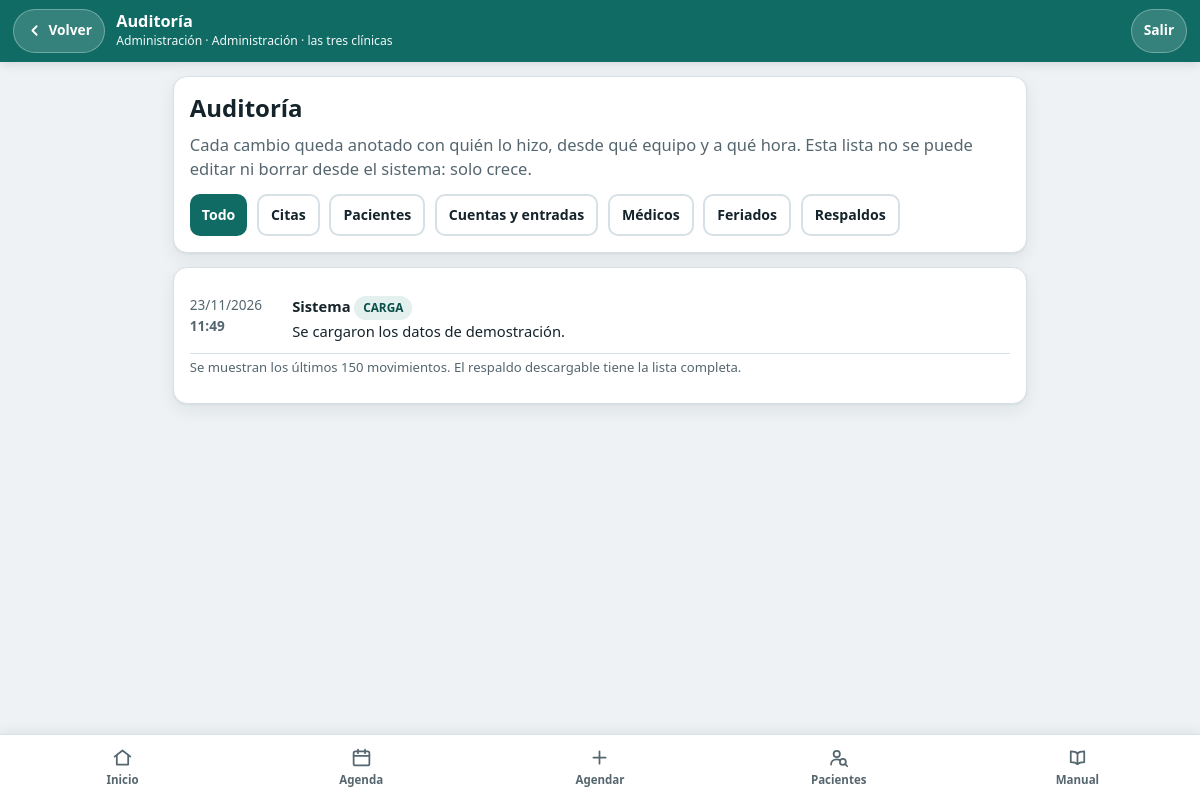
Screenshot of /clinagenda-citas-medicas/auditoria.php (signed in) with the database file from the repository.
### tables this page shows
CREATE TABLE usuarios (
  id INT AUTO_INCREMENT PRIMARY KEY,
  nombre VARCHAR(120) NOT NULL,
  usuario VARCHAR(40) NOT NULL UNIQUE,
  clave_hash VARCHAR(255) NOT NULL,
  rol ENUM('admin','doctora','recepcion') NOT NULL,
  clinica_id INT NULL,                     
  modo_simple TINYINT(1) NOT NULL DEFAULT 0,   
  activo TINYINT(1) NOT NULL DEFAULT 1,
  FOREIGN KEY (clinica_id) REFERENCES clinicas(id)
);

CREATE TABLE auditoria (
  id BIGINT AUTO_INCREMENT PRIMARY KEY,
  usuario_id INT NULL,
  usuario_nombre VARCHAR(120) NOT NULL,
  accion  VARCHAR(40) NOT NULL,            
  entidad VARCHAR(40) NOT NULL,            
  entidad_id INT NULL,
  detalle VARCHAR(255) NOT NULL,           
  antes   JSON NULL,
  despues JSON NULL,
  ip VARCHAR(45) NULL,
  creado_en DATETIME NOT NULL DEFAULT CURRENT_TIMESTAMP,
  KEY ix_entidad (entidad, entidad_id),
  KEY ix_fecha (creado_en)
);

### clinagenda-citas-medicas/lib/auth.php (called while the page is built, shortened)
<?php
require_once __DIR__ . '/db.php';
require_once __DIR__ . '/validacion.php';
require_once __DIR__ . '/auditoria.php';
require_once __DIR__ . '/agenda.php';
require_once __DIR__ . '/plantilla.php';
function usuario_actual(): ?array
{
    static $cache = [];
    $id = (int)($_SESSION['uid'] ?? 0);
    if (!array_key_exists($id, $cache)) {
        $u = fila('SELECT * FROM usuarios WHERE id = ? AND activo = 1', [$id]);
        $cache[$id] = $u;
    }
    return $cache[$id];
}
function modo_simple(): bool
{
    return !empty(usuario_actual()['modo_simple']);
}
function permisos_de(string $rol): array
{
    $recepcion = ['ver_agenda', 'agendar', 'cancelar', 'marcar_estado',
                  'ver_pacientes', 'crear_paciente', 'editar_paciente'];
    $doctora   = array_merge($recepcion, ['ver_todas_las_clinicas', 'ver_motivo', 'ver_auditoria', 'respaldo']);
    $admin     = array_merge($doctora, ['gestionar_usuarios', 'gestionar_catalogos']);
    return ['recepcion' => $recepcion, 'doctora' => $doctora, 'admin' => $admin][$rol] ?? [];
}
function puede(string $accion): bool
{
    $u = usuario_actual();
    return $u !== null && in_array($accion, permisos_de($u['rol']), true);
}
function exigir_login(): void
{
    if (usuario_actual()) return;
}
function exigir(string $accion): void
{
    exigir_login();
    if (puede($accion)) return;
    ?>
    <?php
    exit;
}

### clinagenda-citas-medicas/lib/db.php (called while the page is built, shortened)
<?php
function config(): array
{
    static $c = null;
    if ($c === null) {
        $local = __DIR__ . '/../config/local.php';
        $c = require (is_file($local) ? $local : __DIR__ . '/../config/local.example.php');
    }
    return $c;
}
function db(): PDO
{
    static $pdo = null;
    if ($pdo) return $pdo;
    $c = config();
    $pdo = new PDO(
        "mysql:host={$c['host']};port={$c['puerto']};charset=utf8mb4",
        $c['usuario'],
        $c['clave'],
        [
            PDO::ATTR_ERRMODE            => PDO::ERRMODE_EXCEPTION,
            PDO::ATTR_DEFAULT_FETCH_MODE => PDO::FETCH_ASSOC,
            PDO::ATTR_EMULATE_PREPARES   => false,
        ]
    );
    $pdo->exec("SET time_zone = '-05:00'");
    require_once __DIR__ . '/instalador.php';
    instalar_si_hace_falta($pdo, $c['base']);
    $pdo->exec('USE `' . $c['base'] . '`');
    return $pdo;
}
function consulta(string $sql, array $parametros = []): PDOStatement
{
    $s = db()->prepare($sql);
    $s->execute($parametros);
    return $s;
}
function fila(string $sql, array $parametros = []): ?array
{
    $r = consulta($sql, $parametros)->fetch();
    return $r === false ? null : $r;
}
function filas(string $sql, array $parametros = []): array
{
    return consulta($sql, $parametros)->fetchAll();
}

### clinagenda-citas-medicas/config/local.example.php (called while the page is built)
<?php
return [
    'host'    => '127.0.0.1',
    'puerto'  => 3306,
    'base'    => 'clinagenda',
    'usuario' => 'root',
    'clave'   => '',
];

### clinagenda-citas-medicas/lib/instalador.php (called while the page is built, shortened)
<?php
function instalar_si_hace_falta(PDO $pdo, string $base): void
{
    if (tabla_citas_existe($pdo, $base)) return;
    $pdo->query("SELECT GET_LOCK('clinagenda_instalar', 30)");
    try {
        if (tabla_citas_existe($pdo, $base)) return;
        $s = $pdo->prepare('SELECT COUNT(*) FROM information_schema.tables WHERE table_schema = ?');
        $s->execute([$base]);
        $pdo->exec("CREATE DATABASE IF NOT EXISTS `$base` CHARACTER SET utf8mb4 COLLATE utf8mb4_unicode_ci");
        $pdo->exec("USE `$base`");
        try {
            foreach (['01_esquema.sql', '02_datos_demo.sql'] as $archivo) {
                foreach (sentencias_sql((string)file_get_contents(__DIR__ . '/../sql/' . $archivo)) as $sentencia) {
                    $pdo->exec($sentencia);
                }
            }
        } catch (Throwable $e) {
            $pdo->exec("DROP DATABASE `$base`");
            throw $e;
        }
    } finally {
        $pdo->query("SELECT RELEASE_LOCK('clinagenda_instalar')");
    }
}
function tabla_citas_existe(PDO $pdo, string $base): bool
{
    $s = $pdo->prepare('SELECT COUNT(*) FROM information_schema.tables WHERE table_schema = ? AND table_name = ?');
    $s->execute([$base, 'citas']);
    return (int)$s->fetchColumn() > 0;
}
function sentencias_sql(string $sql): array
{
    $sinComentarios = (string)preg_replace('/^\s*--.*$/m', '', $sql);
    $partes = preg_split('/;\s*$/m', $sinComentarios) ?: [];
    return array_values(array_filter(array_map('trim', $partes),
        fn($s) => $s !== '' && !preg_match('/^(CREATE DATABASE|USE)\b/i', $s)));
}

### clinagenda-citas-medicas/lib/validacion.php (called while the page is built, shortened)
<?php
function h(?string $s): string
{
    return htmlspecialchars((string)$s, ENT_QUOTES | ENT_SUBSTITUTE, 'UTF-8');
}

### clinagenda-citas-medicas/lib/auditoria.php (called while the page is built, shortened)
<?php
function auditoria_listar(int $limite = 150, string $entidad = ''): array
{
    $limite = max(1, min($limite, 500));
    return filas("SELECT * FROM auditoria ORDER BY id DESC LIMIT $limite");
}

### clinagenda-citas-medicas/auditoria.php (the view, shortened to what this page needs)
<?php
require __DIR__ . '/lib/auth.php';
exigir('ver_auditoria');
$filtros = ['' => 'Todo', 'citas' => 'Citas', 'pacientes' => 'Pacientes', 'usuarios' => 'Cuentas y entradas',
            'medicos' => 'Médicos', 'feriados' => 'Feriados', 'sistema' => 'Respaldos'];
$entidad = (string)($_GET['ver'] ?? '');
$lineas  = auditoria_listar(150, $entidad);
cabecera('Auditoría', ['volver' => 'inicio.php']);
?>
<div class="tarjeta">
  <h1>Auditoría</h1>
  <p class="suave">Cada cambio queda anotado con quién lo hizo, desde qué equipo y a qué hora.
     Esta lista no se puede editar ni borrar desde el sistema: solo crece.</p>
  <nav class="fila" aria-label="Filtrar">
    <?php foreach ($filtros as $k => $t): ?>
      <a class="btn chico <?= $entidad === $k ? '' : 'gris' ?>" href="auditoria.php<?= $k ? '?ver=' . $k : '' ?>"><?= h($t) ?></a>
    <?php endforeach; ?>
  </nav>
</div>
<div class="tarjeta">
  <?php if (!$lineas): ?>
    <p class="suave sin-margen">Todavía no hay movimientos de este tipo.</p>
  <?php else: ?>
    <?php foreach ($lineas as $l): ?>
      <div class="linea-rastro">
        <div class="cuando"><?= h(date('d/m/Y', strtotime($l['creado_en']))) ?><br><strong><?= h(date('H:i', strtotime($l['creado_en']))) ?></strong></div>
        <div class="que">
          <strong><?= h($l['usuario_nombre']) ?></strong> <span class="etq agendada"><?= h(str_replace('_', ' ', $l['accion'])) ?></span><br>
          <?= h($l['detalle']) ?>
        </div>
      </div>
    <?php endforeach; ?>
    <p class="ayuda-campo">Se muestran los últimos 150 movimientos. El respaldo descargable tiene la lista completa.</p>
  <?php endif; ?>
</div>
<?php pie(['activo' => 'auditoria']); ?>

### clinagenda-citas-medicas/lib/plantilla.php (shortened to what this page needs)
<?php
function cabecera(string $titulo, array $op = []): void
{
    $u      = usuario_actual();
    $volver = $op['volver'] ?? null;
    $sinNav = $op['sin_nav'] ?? false;
    $lugar  = '';
    if ($u) {
        $lugar = $u['clinica_id'] ? (clinica((int)$u['clinica_id'])['nombre'] ?? '') : 'las tres clínicas';
        $lugar = NOMBRE_ROL[$u['rol']] . ' · ' . $lugar;
    }
    ?><!DOCTYPE html>
<html lang="es">
<head>
<link rel="stylesheet" href="assets/estilos.css">
</head>
<body class="<?= modo_simple() ? 'simple' : '' ?>">
<?php if ($u): ?>
<header class="barra">
  <?php if ($volver): ?>
    <a class="btn-volver" href="<?= h($volver) ?>">
      <svg viewBox="0 0 24 24" aria-hidden="true"><path d="M15 18l-6-6 6-6"/></svg>
      <span>Volver</span>
    </a>
  <?php endif; ?>
  <div class="barra-tit">
    <strong><?= h($titulo) ?></strong>
    <small><?= h($u['nombre']) ?> · <?= h($lugar) ?></small>
  </div>
  <a class="btn-salir" href="salir.php">Salir</a>
</header>
<?php endif; ?>
<main class="<?= $sinNav ? 'sin-nav' : '' ?>">
<?php
}
function icono(string $nombre): string
{
    return '<svg viewBox="0 0 24 24" aria-hidden="true">' . (ICONOS[$nombre] ?? '') . '</svg>';
}
function pie(array $op = []): void
{
    $u      = usuario_actual();
    $sinNav = $op['sin_nav'] ?? false;
    $actual = $op['activo'] ?? '';
    $enlaces = modo_simple()
        ? ['inicio' => 'Inicio', 'manual' => 'Manual de uso']
        : ['inicio' => 'Inicio', 'agenda' => 'Agenda', 'agendar' => 'Agendar', 'pacientes' => 'Pacientes', 'manual' => 'Manual'];
    $iconoDe = ['agendar' => 'mas'];
    ?>
</main>
<?php if ($u && !$sinNav): ?>
<nav class="<?= modo_simple() ? 'nav-simple' : 'nav' ?> no-imprimir" aria-label="Secciones">
  <?php foreach ($enlaces as $pagina => $texto): ?>
    <a href="<?= $pagina ?>.php" <?= $actual === $pagina ? 'aria-current="page"' : '' ?>>
      <?= icono($iconoDe[$pagina] ?? $pagina) ?><span><?= h($texto) ?></span></a>
  <?php endforeach; ?>
</nav>
<?php endif; ?>
</body>
</html>
<?php
}
    ?>

### clinagenda-citas-medicas/assets/estilos.css (style rules this page uses)
:root { --fs: 16.5px; --bg:#eef2f4; --surface:#fff; --surface-2:#f7fafb; --primary:#0f6b64; --primary-dark:#0a4f4a; --primary-soft:#e3f0ee; --danger:#b3261e; --danger-soft:#fdeceb; --warn:#8a5a00; --warn-soft:#fff5e0; --ok:#1e6b35; --ok-soft:#e6f4ea; --text:#15232b; --muted:#55666f; --border:#d6e0e5; --radio:14px; --sombra:0 1px 2px rgba(21,35,43,.06), 0 6px 18px rgba(21,35,43,.07); --alto-boton:50px; }
* { box-sizing:border-box; }
html,body { margin:0; padding:0; }
body { font-family:system-ui,-apple-system,"Segoe UI",Roboto,Helvetica,Arial,sans-serif; font-size:var(--fs); line-height:1.5; color:var(--text); background:var(--bg); -webkit-text-size-adjust:100%; }
h1,h2,h3 { margin:0 0 .4em; line-height:1.25; }
h1 { font-size:1.5rem; }
p { margin:0 0 .7em; }
a { color:var(--primary-dark); }
.barra { position:sticky; top:0; z-index:20; display:flex; align-items:center; gap:.7rem; background:var(--primary); color:#fff; padding:.55rem .8rem; box-shadow:0 2px 10px rgba(0,0,0,.12); }
.barra-tit { flex:1; min-width:0; }
.barra-tit strong { display:block; font-size:1.02rem; line-height:1.25; }
.barra-tit small { display:block; font-size:.76rem; opacity:.95; }
.btn-volver,.btn-salir { display:inline-flex; align-items:center; gap:.35rem; min-height:44px; padding:.3rem .75rem; border-radius:999px; background:rgba(255,255,255,.16); border:1px solid rgba(255,255,255,.3); color:#fff; text-decoration:none; font-size:.86rem; font-weight:600; }
.btn-volver svg { width:17px; height:17px; fill:none; stroke:#fff; stroke-width:2.6; stroke-linecap:round; stroke-linejoin:round; }
main { max-width:880px; margin:0 auto; padding:.9rem .8rem 6.5rem; }
.nav,.nav-simple { position:fixed; bottom:0; left:0; right:0; z-index:20; display:flex; background:var(--surface); border-top:1px solid var(--border); padding:.25rem .2rem calc(.25rem + env(safe-area-inset-bottom)); box-shadow:0 -2px 12px rgba(21,35,43,.08); }
.nav a,.nav-simple a { flex:1; display:flex; flex-direction:column; align-items:center; gap:.15rem; padding:.5rem .2rem; min-height:56px; border-radius:10px; color:var(--muted); font-size:.72rem; font-weight:600; text-decoration:none; text-align:center; }
.nav a svg,.nav-simple a svg { width:21px; height:21px; fill:none; stroke:currentColor; stroke-width:2; stroke-linecap:round; stroke-linejoin:round; }
.tarjeta { background:var(--surface); border:1px solid var(--border); border-radius:var(--radio); padding:1rem; margin-bottom:.9rem; box-shadow:var(--sombra); }
.btn { display:inline-flex; align-items:center; justify-content:center; gap:.45rem; min-height:var(--alto-boton); padding:.7rem 1.1rem; border:0; border-radius:10px; background:var(--primary); color:#fff; font:inherit; font-weight:700; text-decoration:none; cursor:pointer; text-align:center; }
.btn.gris { background:#fff; color:var(--text); border:2px solid var(--border); }
.btn.chico { min-height:42px; padding:.4rem .75rem; font-size:.88rem; }
.fila { display:flex; gap:.6rem; flex-wrap:wrap; align-items:center; }
.etq { display:inline-block; padding:.18rem .55rem; border-radius:999px; font-size:.74rem; font-weight:700; }
.etq.agendada { background:var(--primary-soft); color:var(--primary-dark); }
.ayuda-campo { display:block; margin-top:.25rem; color:var(--muted); font-size:.82rem; }
.suave { color:var(--muted); }
.linea-rastro { display:flex; gap:.9rem; padding:.7rem 0; border-bottom:1px solid var(--border); font-size:.92rem; }
.linea-rastro .cuando { min-width:5.5rem; color:var(--muted); font-size:.85rem; }
.linea-rastro .que { flex:1; min-width:0; overflow-wrap:anywhere; }

### rows the page displays
usuarios: nombre "Administración"
auditoria: creado_en "23/11/2026", creado_en "11:49", usuario_nombre "Sistema", accion "CARGA", detalle "Se cargaron los datos de demostración."

### other values shown
$titulo "Auditoría"
$lugar "Administración · las tres clínicas"
$t "Todo"
$t "Citas"
$t "Pacientes"
$t "Cuentas y entradas"
$t "Médicos"
$t "Feriados"
$t "Respaldos"
$texto "Inicio"
$texto "Agenda"
$texto "Agendar"
$texto "Pacientes"
$texto "Manual"
